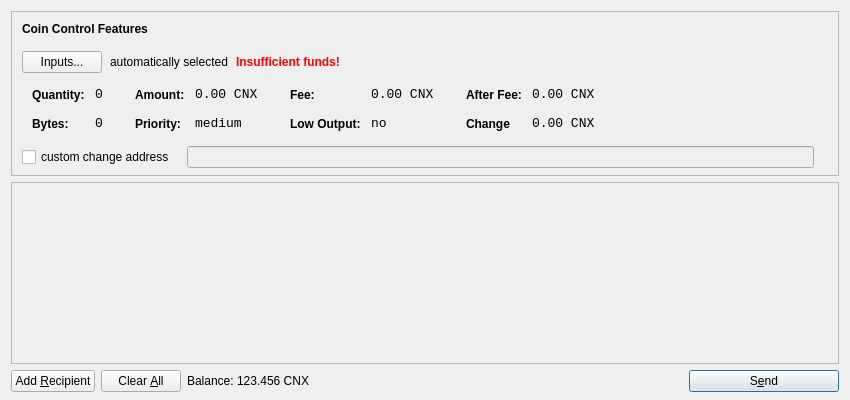
<?xml version="1.0" encoding="UTF-8"?>
<ui version="4.0">
 <class>SendCoinsDialog</class>
 <widget class="QDialog" name="SendCoinsDialog">
  <property name="geometry">
   <rect>
    <x>0</x>
    <y>0</y>
    <width>850</width>
    <height>400</height>
   </rect>
  </property>
  <property name="windowTitle">
   <string>Send Coins</string>
  </property>
  <layout class="QVBoxLayout" name="verticalLayout" stretch="0,1,0">
   <property name="bottomMargin">
    <number>8</number>
   </property>
   <item>
    <widget class="QFrame" name="frameCoinControl">
     <property name="sizePolicy">
      <sizepolicy hsizetype="Expanding" vsizetype="Expanding">
       <horstretch>0</horstretch>
       <verstretch>0</verstretch>
      </sizepolicy>
     </property>
     <property name="maximumSize">
      <size>
       <width>16777215</width>
       <height>16777215</height>
      </size>
     </property>
     <property name="frameShape">
      <enum>QFrame::StyledPanel</enum>
     </property>
     <property name="frameShadow">
      <enum>QFrame::Sunken</enum>
     </property>
     <layout class="QVBoxLayout" name="verticalLayoutCoinControl2">
      <property name="spacing">
       <number>-1</number>
      </property>
      <property name="leftMargin">
       <number>0</number>
      </property>
      <property name="topMargin">
       <number>0</number>
      </property>
      <property name="rightMargin">
       <number>0</number>
      </property>
      <property name="bottomMargin">
       <number>6</number>
      </property>
      <item>
       <layout class="QVBoxLayout" name="verticalLayoutCoinControl" stretch="0,0,0,0,1">
        <property name="spacing">
         <number>0</number>
        </property>
        <property name="leftMargin">
         <number>10</number>
        </property>
        <property name="topMargin">
         <number>10</number>
        </property>
        <item>
         <layout class="QHBoxLayout" name="horizontalLayoutCoinControl1">
          <property name="bottomMargin">
           <number>15</number>
          </property>
          <item>
           <widget class="QLabel" name="labelCoinControlFeatures">
            <property name="sizePolicy">
             <sizepolicy hsizetype="Preferred" vsizetype="Maximum">
              <horstretch>0</horstretch>
              <verstretch>0</verstretch>
             </sizepolicy>
            </property>
            <property name="font">
             <font>
              <weight>75</weight>
              <bold>true</bold>
             </font>
            </property>
            <property name="styleSheet">
             <string notr="true">font-weight:bold;</string>
            </property>
            <property name="text">
             <string>Coin Control Features</string>
            </property>
           </widget>
          </item>
         </layout>
        </item>
        <item>
         <layout class="QHBoxLayout" name="horizontalLayoutCoinControl2" stretch="0,0,0,0">
          <property name="spacing">
           <number>8</number>
          </property>
          <property name="bottomMargin">
           <number>10</number>
          </property>
          <item>
           <widget class="QPushButton" name="pushButtonCoinControl">
            <property name="styleSheet">
             <string notr="true"/>
            </property>
            <property name="text">
             <string>Inputs...</string>
            </property>
           </widget>
          </item>
          <item>
           <widget class="QLabel" name="labelCoinControlAutomaticallySelected">
            <property name="text">
             <string>automatically selected</string>
            </property>
            <property name="margin">
             <number>5</number>
            </property>
           </widget>
          </item>
          <item>
           <widget class="QLabel" name="labelCoinControlInsuffFunds">
            <property name="font">
             <font>
              <weight>75</weight>
              <bold>true</bold>
             </font>
            </property>
            <property name="styleSheet">
             <string notr="true">color:red;font-weight:bold;</string>
            </property>
            <property name="text">
             <string>Insufficient funds!</string>
            </property>
            <property name="margin">
             <number>5</number>
            </property>
           </widget>
          </item>
          <item>
           <spacer name="horizontalSpacerCoinControl">
            <property name="orientation">
             <enum>Qt::Horizontal</enum>
            </property>
            <property name="sizeHint" stdset="0">
             <size>
              <width>40</width>
              <height>1</height>
             </size>
            </property>
           </spacer>
          </item>
         </layout>
        </item>
        <item>
         <widget class="QWidget" name="widgetCoinControl" native="true">
          <property name="sizePolicy">
           <sizepolicy hsizetype="Preferred" vsizetype="Preferred">
            <horstretch>0</horstretch>
            <verstretch>0</verstretch>
           </sizepolicy>
          </property>
          <property name="minimumSize">
           <size>
            <width>0</width>
            <height>0</height>
           </size>
          </property>
          <property name="styleSheet">
           <string notr="true"/>
          </property>
          <layout class="QHBoxLayout" name="horizontalLayoutCoinControl5">
           <property name="margin">
            <number>0</number>
           </property>
           <item>
            <layout class="QHBoxLayout" name="horizontalLayoutCoinControl3" stretch="0,0,0,1">
             <property name="spacing">
              <number>20</number>
             </property>
             <property name="topMargin">
              <number>0</number>
             </property>
             <property name="bottomMargin">
              <number>10</number>
             </property>
             <item>
              <layout class="QFormLayout" name="formLayoutCoinControl1">
               <property name="horizontalSpacing">
                <number>10</number>
               </property>
               <property name="verticalSpacing">
                <number>14</number>
               </property>
               <property name="leftMargin">
                <number>10</number>
               </property>
               <property name="topMargin">
                <number>4</number>
               </property>
               <property name="rightMargin">
                <number>6</number>
               </property>
               <item row="0" column="0">
                <widget class="QLabel" name="labelCoinControlQuantityText">
                 <property name="styleSheet">
                  <string notr="true">font-weight:bold;</string>
                 </property>
                 <property name="text">
                  <string>Quantity:</string>
                 </property>
                 <property name="margin">
                  <number>0</number>
                 </property>
                </widget>
               </item>
               <item row="0" column="1">
                <widget class="QLabel" name="labelCoinControlQuantity">
                 <property name="font">
                  <font>
                   <family>Monospace</family>
                   <pointsize>10</pointsize>
                  </font>
                 </property>
                 <property name="cursor">
                  <cursorShape>IBeamCursor</cursorShape>
                 </property>
                 <property name="contextMenuPolicy">
                  <enum>Qt::ActionsContextMenu</enum>
                 </property>
                 <property name="text">
                  <string>0</string>
                 </property>
                 <property name="margin">
                  <number>0</number>
                 </property>
                 <property name="textInteractionFlags">
                  <set>Qt::LinksAccessibleByMouse|Qt::TextSelectableByKeyboard|Qt::TextSelectableByMouse</set>
                 </property>
                </widget>
               </item>
               <item row="1" column="0">
                <widget class="QLabel" name="labelCoinControlBytesText">
                 <property name="styleSheet">
                  <string notr="true">font-weight:bold;</string>
                 </property>
                 <property name="text">
                  <string>Bytes:</string>
                 </property>
                </widget>
               </item>
               <item row="1" column="1">
                <widget class="QLabel" name="labelCoinControlBytes">
                 <property name="font">
                  <font>
                   <family>Monospace</family>
                   <pointsize>10</pointsize>
                  </font>
                 </property>
                 <property name="cursor">
                  <cursorShape>IBeamCursor</cursorShape>
                 </property>
                 <property name="contextMenuPolicy">
                  <enum>Qt::ActionsContextMenu</enum>
                 </property>
                 <property name="text">
                  <string>0</string>
                 </property>
                 <property name="textInteractionFlags">
                  <set>Qt::LinksAccessibleByMouse|Qt::TextSelectableByKeyboard|Qt::TextSelectableByMouse</set>
                 </property>
                </widget>
               </item>
              </layout>
             </item>
             <item>
              <layout class="QFormLayout" name="formLayoutCoinControl2">
               <property name="horizontalSpacing">
                <number>10</number>
               </property>
               <property name="verticalSpacing">
                <number>14</number>
               </property>
               <property name="leftMargin">
                <number>6</number>
               </property>
               <property name="topMargin">
                <number>4</number>
               </property>
               <property name="rightMargin">
                <number>6</number>
               </property>
               <item row="0" column="0">
                <widget class="QLabel" name="labelCoinControlAmountText">
                 <property name="styleSheet">
                  <string notr="true">font-weight:bold;</string>
                 </property>
                 <property name="text">
                  <string>Amount:</string>
                 </property>
                 <property name="margin">
                  <number>0</number>
                 </property>
                </widget>
               </item>
               <item row="0" column="1">
                <widget class="QLabel" name="labelCoinControlAmount">
                 <property name="font">
                  <font>
                   <family>Monospace</family>
                   <pointsize>10</pointsize>
                  </font>
                 </property>
                 <property name="cursor">
                  <cursorShape>IBeamCursor</cursorShape>
                 </property>
                 <property name="contextMenuPolicy">
                  <enum>Qt::ActionsContextMenu</enum>
                 </property>
                 <property name="text">
                  <string>0.00 CNX</string>
                 </property>
                 <property name="textInteractionFlags">
                  <set>Qt::LinksAccessibleByMouse|Qt::TextSelectableByKeyboard|Qt::TextSelectableByMouse</set>
                 </property>
                </widget>
               </item>
               <item row="1" column="0">
                <widget class="QLabel" name="labelCoinControlPriorityText">
                 <property name="styleSheet">
                  <string notr="true">font-weight:bold;</string>
                 </property>
                 <property name="text">
                  <string>Priority:</string>
                 </property>
                </widget>
               </item>
               <item row="1" column="1">
                <widget class="QLabel" name="labelCoinControlPriority">
                 <property name="font">
                  <font>
                   <family>Monospace</family>
                   <pointsize>10</pointsize>
                  </font>
                 </property>
                 <property name="cursor">
                  <cursorShape>IBeamCursor</cursorShape>
                 </property>
                 <property name="contextMenuPolicy">
                  <enum>Qt::ActionsContextMenu</enum>
                 </property>
                 <property name="text">
                  <string>medium</string>
                 </property>
                 <property name="textInteractionFlags">
                  <set>Qt::LinksAccessibleByMouse|Qt::TextSelectableByKeyboard|Qt::TextSelectableByMouse</set>
                 </property>
                </widget>
               </item>
              </layout>
             </item>
             <item>
              <layout class="QFormLayout" name="formLayoutCoinControl3">
               <property name="horizontalSpacing">
                <number>10</number>
               </property>
               <property name="verticalSpacing">
                <number>14</number>
               </property>
               <property name="leftMargin">
                <number>6</number>
               </property>
               <property name="topMargin">
                <number>4</number>
               </property>
               <property name="rightMargin">
                <number>6</number>
               </property>
               <item row="0" column="0">
                <widget class="QLabel" name="labelCoinControlFeeText">
                 <property name="styleSheet">
                  <string notr="true">font-weight:bold;</string>
                 </property>
                 <property name="text">
                  <string>Fee:</string>
                 </property>
                 <property name="margin">
                  <number>0</number>
                 </property>
                </widget>
               </item>
               <item row="0" column="1">
                <widget class="QLabel" name="labelCoinControlFee">
                 <property name="font">
                  <font>
                   <family>Monospace</family>
                   <pointsize>10</pointsize>
                  </font>
                 </property>
                 <property name="cursor">
                  <cursorShape>IBeamCursor</cursorShape>
                 </property>
                 <property name="contextMenuPolicy">
                  <enum>Qt::ActionsContextMenu</enum>
                 </property>
                 <property name="text">
                  <string>0.00 CNX</string>
                 </property>
                 <property name="textInteractionFlags">
                  <set>Qt::LinksAccessibleByMouse|Qt::TextSelectableByKeyboard|Qt::TextSelectableByMouse</set>
                 </property>
                </widget>
               </item>
               <item row="1" column="0">
                <widget class="QLabel" name="labelCoinControlLowOutputText">
                 <property name="styleSheet">
                  <string notr="true">font-weight:bold;</string>
                 </property>
                 <property name="text">
                  <string>Low Output:</string>
                 </property>
                </widget>
               </item>
               <item row="1" column="1">
                <widget class="QLabel" name="labelCoinControlLowOutput">
                 <property name="font">
                  <font>
                   <family>Monospace</family>
                   <pointsize>10</pointsize>
                  </font>
                 </property>
                 <property name="cursor">
                  <cursorShape>IBeamCursor</cursorShape>
                 </property>
                 <property name="contextMenuPolicy">
                  <enum>Qt::ActionsContextMenu</enum>
                 </property>
                 <property name="text">
                  <string>no</string>
                 </property>
                 <property name="textInteractionFlags">
                  <set>Qt::LinksAccessibleByMouse|Qt::TextSelectableByKeyboard|Qt::TextSelectableByMouse</set>
                 </property>
                </widget>
               </item>
              </layout>
             </item>
             <item>
              <layout class="QFormLayout" name="formLayoutCoinControl4">
               <property name="horizontalSpacing">
                <number>10</number>
               </property>
               <property name="verticalSpacing">
                <number>14</number>
               </property>
               <property name="leftMargin">
                <number>6</number>
               </property>
               <property name="topMargin">
                <number>4</number>
               </property>
               <property name="rightMargin">
                <number>6</number>
               </property>
               <item row="0" column="0">
                <widget class="QLabel" name="labelCoinControlAfterFeeText">
                 <property name="styleSheet">
                  <string notr="true">font-weight:bold;</string>
                 </property>
                 <property name="text">
                  <string>After Fee:</string>
                 </property>
                 <property name="margin">
                  <number>0</number>
                 </property>
                </widget>
               </item>
               <item row="0" column="1">
                <widget class="QLabel" name="labelCoinControlAfterFee">
                 <property name="font">
                  <font>
                   <family>Monospace</family>
                   <pointsize>10</pointsize>
                  </font>
                 </property>
                 <property name="cursor">
                  <cursorShape>IBeamCursor</cursorShape>
                 </property>
                 <property name="contextMenuPolicy">
                  <enum>Qt::ActionsContextMenu</enum>
                 </property>
                 <property name="text">
                  <string>0.00 CNX</string>
                 </property>
                 <property name="textInteractionFlags">
                  <set>Qt::LinksAccessibleByMouse|Qt::TextSelectableByKeyboard|Qt::TextSelectableByMouse</set>
                 </property>
                </widget>
               </item>
               <item row="1" column="0">
                <widget class="QLabel" name="labelCoinControlChangeText">
                 <property name="styleSheet">
                  <string notr="true">font-weight:bold;</string>
                 </property>
                 <property name="text">
                  <string>Change</string>
                 </property>
                </widget>
               </item>
               <item row="1" column="1">
                <widget class="QLabel" name="labelCoinControlChange">
                 <property name="font">
                  <font>
                   <family>Monospace</family>
                   <pointsize>10</pointsize>
                  </font>
                 </property>
                 <property name="cursor">
                  <cursorShape>IBeamCursor</cursorShape>
                 </property>
                 <property name="contextMenuPolicy">
                  <enum>Qt::ActionsContextMenu</enum>
                 </property>
                 <property name="text">
                  <string>0.00 CNX</string>
                 </property>
                 <property name="textInteractionFlags">
                  <set>Qt::LinksAccessibleByMouse|Qt::TextSelectableByKeyboard|Qt::TextSelectableByMouse</set>
                 </property>
                </widget>
               </item>
              </layout>
             </item>
            </layout>
           </item>
          </layout>
         </widget>
        </item>
        <item>
         <layout class="QHBoxLayout" name="horizontalLayoutCoinControl4" stretch="0,0,0">
          <property name="spacing">
           <number>12</number>
          </property>
          <property name="sizeConstraint">
           <enum>QLayout::SetDefaultConstraint</enum>
          </property>
          <property name="topMargin">
           <number>5</number>
          </property>
          <property name="rightMargin">
           <number>5</number>
          </property>
          <item>
           <widget class="QCheckBox" name="checkBoxCoinControlChange">
            <property name="text">
             <string>custom change address</string>
            </property>
           </widget>
          </item>
          <item>
           <widget class="QLineEdit" name="lineEditCoinControlChange">
            <property name="enabled">
             <bool>false</bool>
            </property>
            <property name="sizePolicy">
             <sizepolicy hsizetype="Expanding" vsizetype="Fixed">
              <horstretch>0</horstretch>
              <verstretch>0</verstretch>
             </sizepolicy>
            </property>
           </widget>
          </item>
          <item>
           <widget class="QLabel" name="labelCoinControlChangeLabel">
            <property name="sizePolicy">
             <sizepolicy hsizetype="Preferred" vsizetype="Expanding">
              <horstretch>0</horstretch>
              <verstretch>0</verstretch>
             </sizepolicy>
            </property>
            <property name="minimumSize">
             <size>
              <width>0</width>
              <height>0</height>
             </size>
            </property>
            <property name="text">
             <string/>
            </property>
            <property name="margin">
             <number>3</number>
            </property>
           </widget>
          </item>
         </layout>
        </item>
        <item>
         <spacer name="verticalSpacerCoinControl">
          <property name="orientation">
           <enum>Qt::Vertical</enum>
          </property>
          <property name="sizeHint" stdset="0">
           <size>
            <width>800</width>
            <height>1</height>
           </size>
          </property>
         </spacer>
        </item>
       </layout>
      </item>
     </layout>
    </widget>
   </item>
   <item>
    <widget class="QScrollArea" name="scrollArea">
     <property name="widgetResizable">
      <bool>true</bool>
     </property>
     <widget class="QWidget" name="scrollAreaWidgetContents">
      <property name="geometry">
       <rect>
        <x>0</x>
        <y>0</y>
        <width>830</width>
        <height>165</height>
       </rect>
      </property>
      <layout class="QVBoxLayout" name="verticalLayout_2">
       <property name="margin">
        <number>0</number>
       </property>
       <item>
        <layout class="QVBoxLayout" name="entries">
         <property name="spacing">
          <number>6</number>
         </property>
        </layout>
       </item>
       <item>
        <spacer name="verticalSpacer">
         <property name="orientation">
          <enum>Qt::Vertical</enum>
         </property>
         <property name="sizeHint" stdset="0">
          <size>
           <width>20</width>
           <height>40</height>
          </size>
         </property>
        </spacer>
       </item>
      </layout>
     </widget>
    </widget>
   </item>
   <item>
    <layout class="QHBoxLayout" name="horizontalLayout">
     <item>
      <widget class="QPushButton" name="addButton">
       <property name="toolTip">
        <string>Send to multiple recipients at once</string>
       </property>
       <property name="text">
        <string>Add &amp;Recipient</string>
       </property>
       <property name="icon">
        <iconset resource="../bitcoin.qrc">
         <normaloff>:/icons/add</normaloff>:/icons/add</iconset>
       </property>
       <property name="autoDefault">
        <bool>false</bool>
       </property>
      </widget>
     </item>
     <item>
      <widget class="QPushButton" name="clearButton">
       <property name="sizePolicy">
        <sizepolicy hsizetype="Minimum" vsizetype="Fixed">
         <horstretch>0</horstretch>
         <verstretch>0</verstretch>
        </sizepolicy>
       </property>
       <property name="toolTip">
        <string>Remove all transaction fields</string>
       </property>
       <property name="text">
        <string>Clear &amp;All</string>
       </property>
       <property name="icon">
        <iconset resource="../bitcoin.qrc">
         <normaloff>:/icons/remove</normaloff>:/icons/remove</iconset>
       </property>
       <property name="autoRepeatDelay">
        <number>300</number>
       </property>
       <property name="autoDefault">
        <bool>false</bool>
       </property>
      </widget>
     </item>
     <item>
      <layout class="QHBoxLayout" name="horizontalLayout_2">
       <property name="spacing">
        <number>3</number>
       </property>
       <item>
        <widget class="QLabel" name="label">
         <property name="sizePolicy">
          <sizepolicy hsizetype="Preferred" vsizetype="Fixed">
           <horstretch>0</horstretch>
           <verstretch>0</verstretch>
          </sizepolicy>
         </property>
         <property name="text">
          <string>Balance:</string>
         </property>
        </widget>
       </item>
       <item>
        <widget class="QLabel" name="labelBalance">
         <property name="sizePolicy">
          <sizepolicy hsizetype="Preferred" vsizetype="Fixed">
           <horstretch>0</horstretch>
           <verstretch>0</verstretch>
          </sizepolicy>
         </property>
         <property name="cursor">
          <cursorShape>IBeamCursor</cursorShape>
         </property>
         <property name="text">
          <string>123.456 CNX</string>
         </property>
         <property name="textInteractionFlags">
          <set>Qt::LinksAccessibleByMouse|Qt::TextSelectableByKeyboard|Qt::TextSelectableByMouse</set>
         </property>
        </widget>
       </item>
      </layout>
     </item>
     <item>
      <spacer name="horizontalSpacer">
       <property name="orientation">
        <enum>Qt::Horizontal</enum>
       </property>
       <property name="sizeHint" stdset="0">
        <size>
         <width>40</width>
         <height>20</height>
        </size>
       </property>
      </spacer>
     </item>
     <item>
      <widget class="QPushButton" name="sendButton">
       <property name="minimumSize">
        <size>
         <width>150</width>
         <height>0</height>
        </size>
       </property>
       <property name="toolTip">
        <string>Confirm the send action</string>
       </property>
       <property name="text">
        <string>S&amp;end</string>
       </property>
       <property name="icon">
        <iconset resource="../bitcoin.qrc">
         <normaloff>:/icons/send</normaloff>:/icons/send</iconset>
       </property>
       <property name="default">
        <bool>true</bool>
       </property>
      </widget>
     </item>
    </layout>
   </item>
  </layout>
 </widget>
 <resources>
  <include location="../bitcoin.qrc"/>
 </resources>
 <connections/>
</ui>
